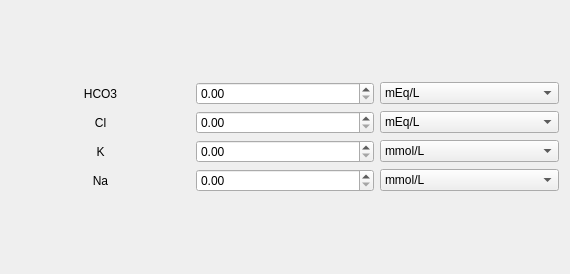
              <widget class="QWidget" name="scrollAreaWidgetContents_6">
               <property name="geometry">
                <rect>
                 <x>0</x>
                 <y>0</y>
                 <width>570</width>
                 <height>274</height>
                </rect>
               </property>
               <layout class="QVBoxLayout" name="verticalLayout_12">
                <item>
                 <layout class="QGridLayout" name="gridLayout_5">
                  <property name="sizeConstraint">
                   <enum>QLayout::SetFixedSize</enum>
                  </property>
                  <item row="1" column="2">
                   <widget class="QComboBox" name="clUnitComboBox">
                    <property name="focusPolicy">
                     <enum>Qt::StrongFocus</enum>
                    </property>
                    <property name="toolTip">
                     <string>Choose unit for Cl</string>
                    </property>
                    <item>
                     <property name="text">
                      <string>mEq/L</string>
                     </property>
                    </item>
                    <item>
                     <property name="text">
                      <string>mmol/L</string>
                     </property>
                    </item>
                   </widget>
                  </item>
                  <item row="0" column="0">
                   <widget class="QLabel" name="hco3Label">
                    <property name="toolTip">
                     <string>Bicarbonate</string>
                    </property>
                    <property name="text">
                     <string>HCO3</string>
                    </property>
                    <property name="alignment">
                     <set>Qt::AlignCenter</set>
                    </property>
                    <property name="buddy">
                     <cstring>hco3AmountSpinBox</cstring>
                    </property>
                   </widget>
                  </item>
                  <item row="2" column="0">
                   <widget class="QLabel" name="kLabel">
                    <property name="toolTip">
                     <string>Potassium</string>
                    </property>
                    <property name="text">
                     <string>K</string>
                    </property>
                    <property name="alignment">
                     <set>Qt::AlignCenter</set>
                    </property>
                    <property name="buddy">
                     <cstring>kAmountSpinBox</cstring>
                    </property>
                   </widget>
                  </item>
                  <item row="2" column="1">
                   <widget class="QDoubleSpinBox" name="kAmountSpinBox">
                    <property name="focusPolicy">
                     <enum>Qt::StrongFocus</enum>
                    </property>
                    <property name="toolTip">
                     <string>Set amount for K. Don't forget about choosing unit</string>
                    </property>
                   </widget>
                  </item>
                  <item row="3" column="1">
                   <widget class="QDoubleSpinBox" name="naAmountSpinBox">
                    <property name="focusPolicy">
                     <enum>Qt::StrongFocus</enum>
                    </property>
                    <property name="toolTip">
                     <string>Set amount for Na. Don't forget about choosing unit</string>
                    </property>
                   </widget>
                  </item>
                  <item row="3" column="0">
                   <widget class="QLabel" name="naLabel">
                    <property name="toolTip">
                     <string>Sodium</string>
                    </property>
                    <property name="text">
                     <string>Na</string>
                    </property>
                    <property name="alignment">
                     <set>Qt::AlignCenter</set>
                    </property>
                    <property name="buddy">
                     <cstring>naAmountSpinBox</cstring>
                    </property>
                   </widget>
                  </item>
                  <item row="3" column="2">
                   <widget class="QComboBox" name="naUnitComboBox">
                    <property name="focusPolicy">
                     <enum>Qt::StrongFocus</enum>
                    </property>
                    <property name="toolTip">
                     <string>Choose unit for Na</string>
                    </property>
                    <item>
                     <property name="text">
                      <string>mmol/L</string>
                     </property>
                    </item>
                    <item>
                     <property name="text">
                      <string>mEq/L</string>
                     </property>
                    </item>
                   </widget>
                  </item>
                  <item row="2" column="2">
                   <widget class="QComboBox" name="kUnitComboBox">
                    <property name="focusPolicy">
                     <enum>Qt::StrongFocus</enum>
                    </property>
                    <property name="toolTip">
                     <string>Choose unit for K</string>
                    </property>
                    <item>
                     <property name="text">
                      <string>mmol/L</string>
                     </property>
                    </item>
                    <item>
                     <property name="text">
                      <string>mEq/L</string>
                     </property>
                    </item>
                   </widget>
                  </item>
                  <item row="1" column="1">
                   <widget class="QDoubleSpinBox" name="clAmountSpinBox">
                    <property name="focusPolicy">
                     <enum>Qt::StrongFocus</enum>
                    </property>
                    <property name="toolTip">
                     <string>Set amount for Cl. Don't forget about choosing unit</string>
                    </property>
                   </widget>
                  </item>
                  <item row="0" column="2">
                   <widget class="QComboBox" name="hco3UnitComboBox">
                    <property name="focusPolicy">
                     <enum>Qt::StrongFocus</enum>
                    </property>
                    <property name="toolTip">
                     <string>Choose unit for HCO3</string>
                    </property>
                    <item>
                     <property name="text">
                      <string>mEq/L</string>
                     </property>
                    </item>
                    <item>
                     <property name="text">
                      <string>mmHg</string>
                     </property>
                    </item>
                    <item>
                     <property name="text">
                      <string>mmol/L</string>
                     </property>
                    </item>
                   </widget>
                  </item>
                  <item row="0" column="1">
                   <widget class="QDoubleSpinBox" name="hco3AmountSpinBox">
                    <property name="focusPolicy">
                     <enum>Qt::StrongFocus</enum>
                    </property>
                    <property name="toolTip">
                     <string>Set amount for HCO3. Don't forget about choosing unit</string>
                    </property>
                   </widget>
                  </item>
                  <item row="1" column="0">
                   <widget class="QLabel" name="clLabel">
                    <property name="toolTip">
                     <string>Chloride</string>
                    </property>
                    <property name="text">
                     <string>Cl</string>
                    </property>
                    <property name="alignment">
                     <set>Qt::AlignCenter</set>
                    </property>
                    <property name="buddy">
                     <cstring>clAmountSpinBox</cstring>
                    </property>
                   </widget>
                  </item>
                 </layout>
                </item>
               </layout>
              </widget>
